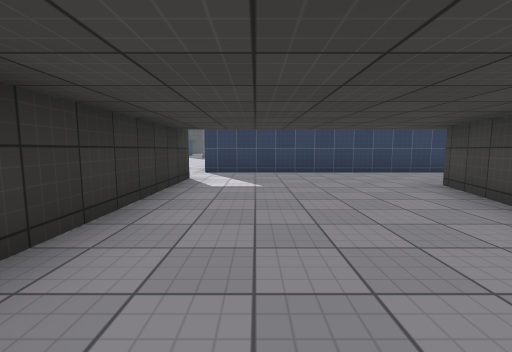
view 1 (above)

19 first-person views from a walk through a 3-D level made in the Unity game engine. The camera is 1.2 m above the floor, tilts 6° down and sees 90° across. The floor is counted in squares, 2 m on a side. Each view is taken from the middle of a square. On the plan, view 1 faces up. The plan holds only what a view shows up to about 9 squares ahead; the rest is blank. The place goes on beyond the plan. The player is left out. Surface patterns are stand-ins for the level's own textures.

view 2
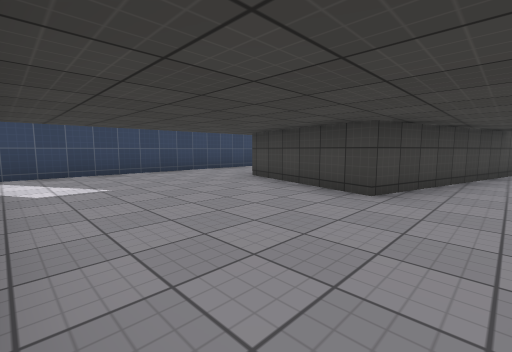

view 3
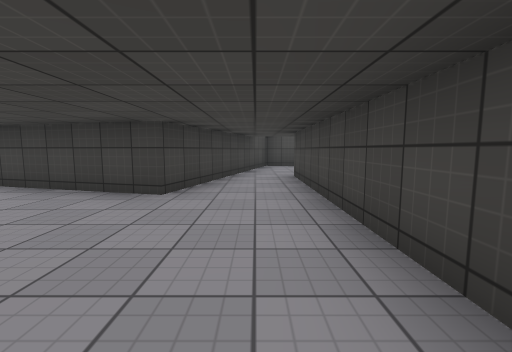

view 4
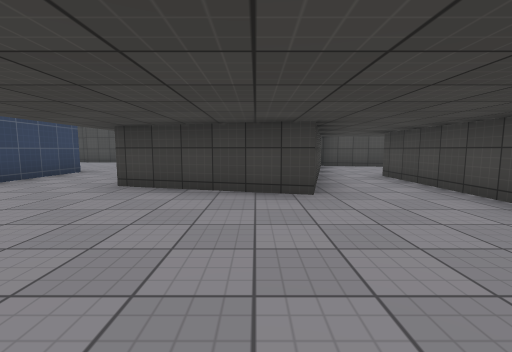

view 5
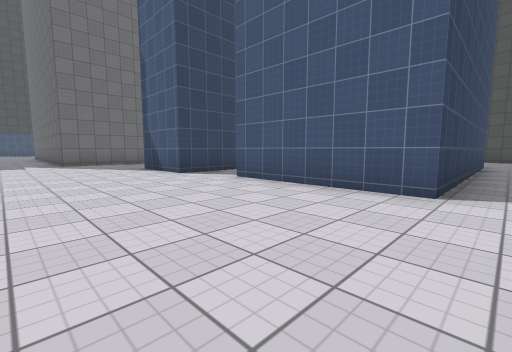

view 6
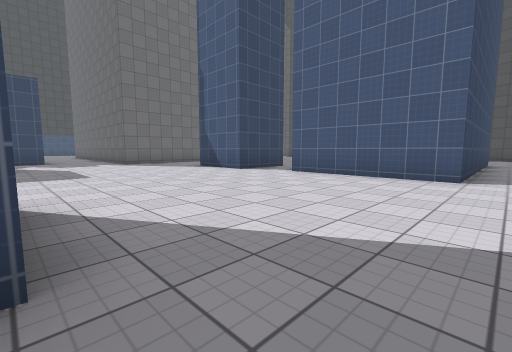

view 7
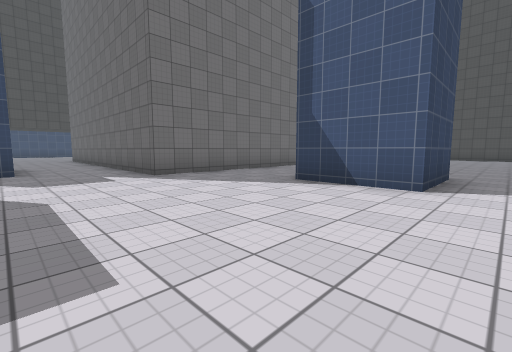

view 8
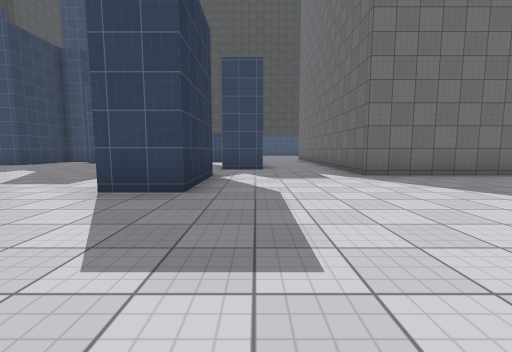

view 9
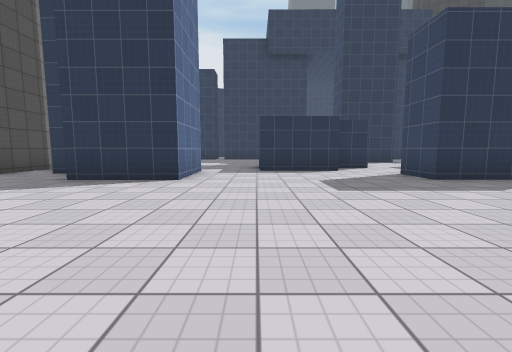

view 10
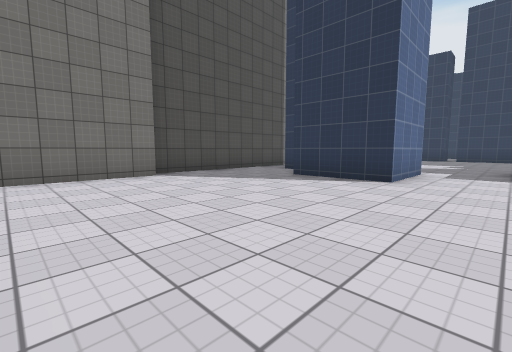

view 11
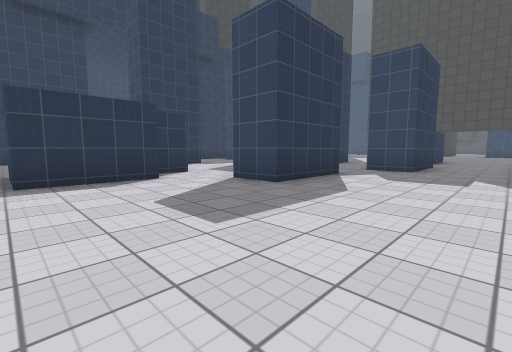

view 12
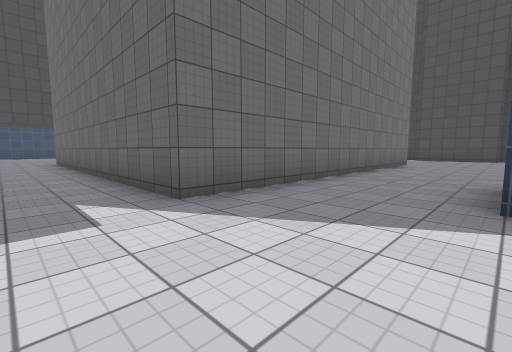

view 13
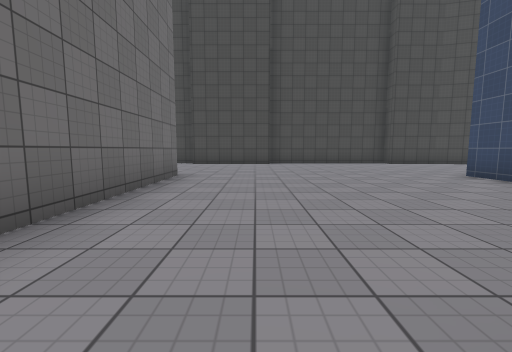

view 14
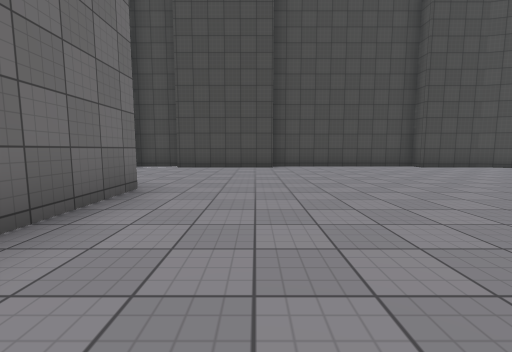

view 15
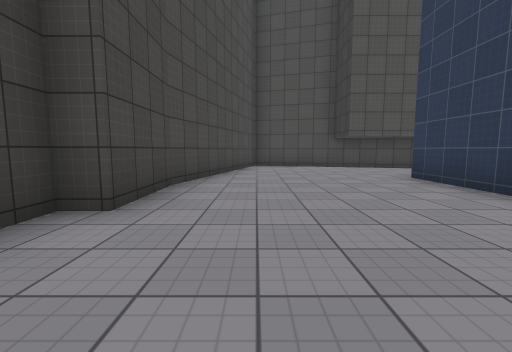

view 16
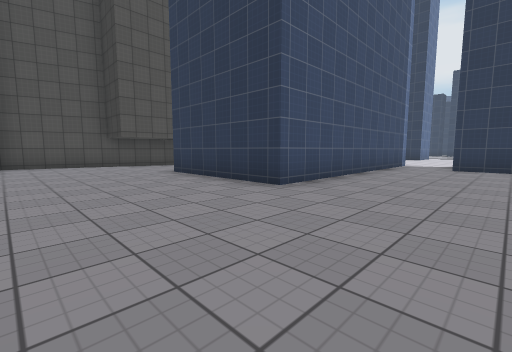

view 17
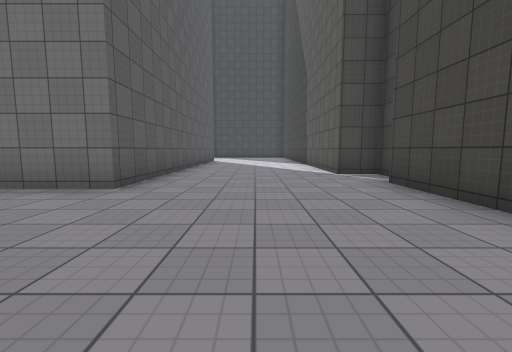

view 18
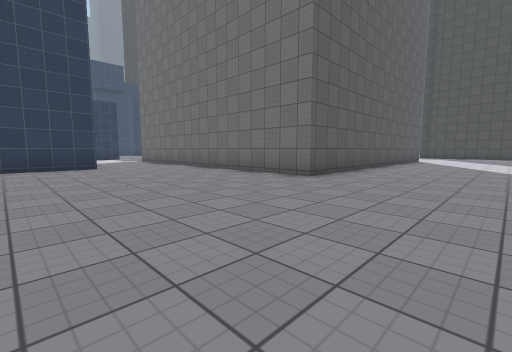

view 19
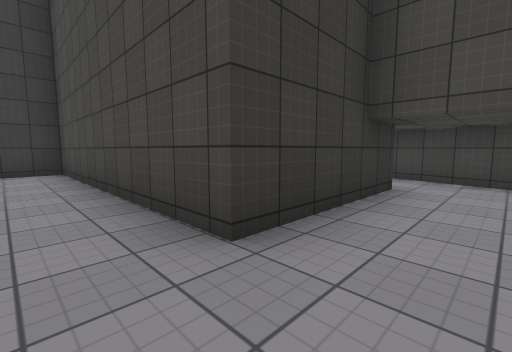

### Floor plan
Points are (right, up) in squares from view 1. A wall is a line through its corners. A room is listed if a view was taken in it or the views show most of it. See-through windows are left out.
Room 1 (views 1, 2, 3, 4)
walls: (-1.4, 5.4) (-1.4, 1.3); (2.3, 1.2) (3.1, 4.3); (-0.2, -0.9) (2.5, -0.9); (2.5, 6.6) (-1.3, 6.6)
ways out: opening at (-1, 6) to room 2; opening at (2, 5.5) to room 3; opening at (3.5, 0) to room 4
Room 2 (views 5, 6, 7, 8, 9, 10, 11, 12)
walls: (-9.1, 13.4) (-9.1, 11.1); (-9.1, 9.6) (-7, 9.6) (-7, 7.3); (0.2, 11.9) (-1.8, 11.9) (-1.8, 14.1); (-7, 17) (-7, 14.5) (-8.2, 14.5); (-2.5, 16.8) (-3.5, 16.8) (-3.5, 22.5); (-1.3, 6.6) (-1.3, 10.3) (0.4, 10.3); (-4.5, 5.3) (-1.9, 5.3); (-9.9, 4.8) (-4.6, 4.8); (-5.8, 21) (-5.8, 18.6) (-7, 18.6)
ways out: opening at (-1, 6) to room 1; opening at (-3, 15.5) to room 3; opening at (-0.5, 11) to room 3; opening at (-9.5, 10); opening at (-9, 14); opening at (-7, 18); opening at (-6.5, 22)
Room 3 (views 13, 14, 15, 16, 17, 18)
walls: (10.4, 14.4) (10.4, 17.6); (0.2, 14.1) (0.2, 11.9); (10.9, 9.6) (10.9, 14.5); (0.4, 10.3) (5.7, 10.3) (5.7, 6.6) (2.5, 6.6); (10.9, 17.6) (10.9, 19.1) (10, 19.1) (10, 22); (10.4, 7.6) (10.4, 9.6); (5.9, 22.1) (5.9, 16.8) (-2.5, 16.8); (4, 4) (9, 2.7) (10.4, 7.9)
ways out: opening at (2, 5.5) to room 1; opening at (-3, 15.5) to room 2; opening at (-0.5, 11) to room 2
Room 4 (view 19)
walls: (7.7, -2.4) (8.1, -1); (2.5, -0.9) (4.8, -0.9) (4.8, -4) (-1.4, -4) (-1.4, -5); (8.1, -0.3) (2.3, 1.2)
ways out: opening at (3.5, 0) to room 1

Positions as (right, up) in squares from view 1, and headings:
1: (0, 0), facing up
2: (-1, 0), facing up-right
3: (-1, 0), facing right
4: (-1, 2), facing right
5: (-5, 6), facing up-right
6: (-7, 6), facing up-right
7: (-6, 11), facing up-right
8: (-6, 11), facing up
9: (-2, 11), facing left
10: (-2, 11), facing down-left
11: (-4, 11), facing up-left
12: (-5, 14), facing up-right
13: (0, 15), facing right
14: (2, 15), facing right
15: (9, 12), facing down
16: (9, 13), facing down-left
17: (8, 13), facing up
18: (9, 12), facing up-left
19: (6, -5), facing up-left
